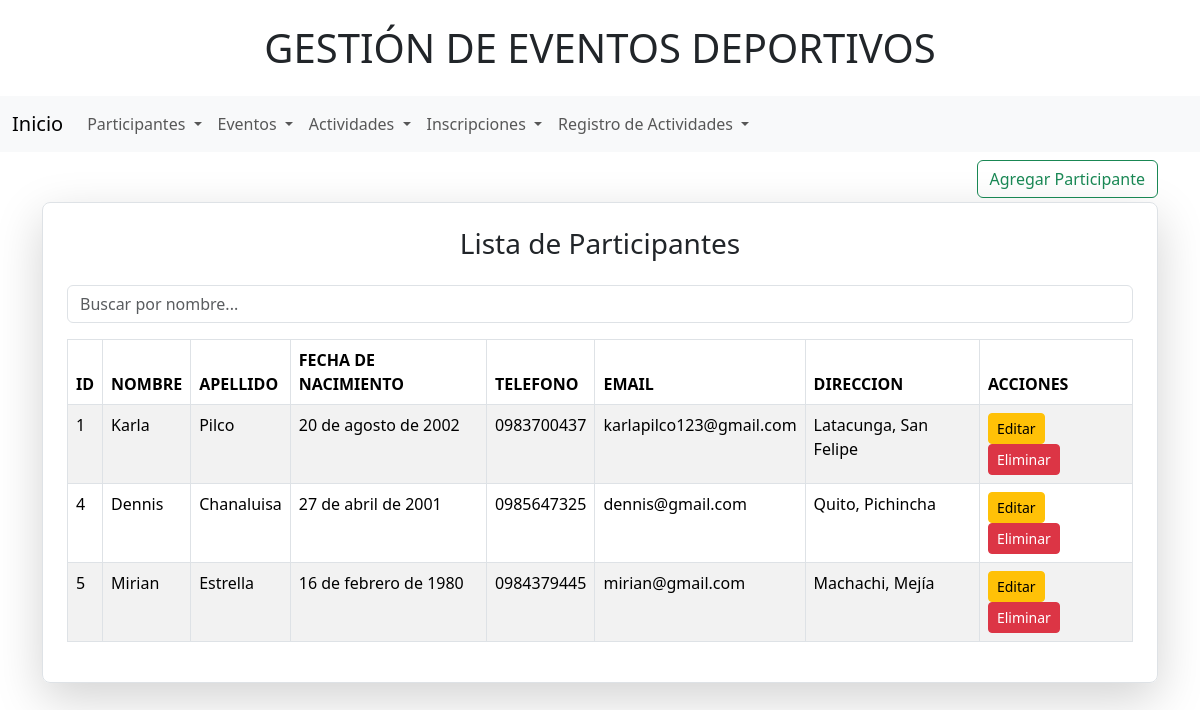
/listadoParticipantes/, run on the app's committed database.
### Aplicaciones/Gestiones/models.py (models this page shows, shortened)
class Participante(models.Model):
    id = models.AutoField(primary_key=True)
    nombre = models.CharField(max_length=100)
    apellido = models.CharField(max_length=100)
    email = models.EmailField(unique=True)
    telefono = models.CharField(max_length=15, blank=True, null=True)
    fecha_nacimiento = models.DateField(blank=True, null=True)
    direccion = models.TextField(blank=True, null=True)

### Aplicaciones/Gestiones/views.py (the view)
# urls.py: path('listadoParticipantes/', views.listadoParticipantes),  # Página con el listado de participantes
def listadoParticipantes(request):
    participantes = Participante.objects.all()
    return render(request, 'listadoParticipantes.html', {'participantes': participantes})

### Aplicaciones/Gestiones/templates/listadoParticipantes.html (shortened to what this page needs)
{% extends "./plantilla.html" %}
{% block contenido %}
<div class="container mt-2">
    <div class="card-body text-end">
        <a href="/nuevoParticipante/" class="btn btn-outline-success mb-1">Agregar Participante</a>
    </div>
    <div class="border p-4 rounded-3 shadow-lg">
        <h3 class="mb-4 text-center">Lista de Participantes</h3>
        <div class="mb-3">
            <input type="text" id="searchInput" class="form-control" placeholder="Buscar por nombre..." onkeyup="filterTable()">
        </div>
        <table class="table table-bordered table-striped table-hover" id="participantsTable">
            <thead>
                <tr>
                    <th>ID</th>
                    <th>NOMBRE</th>
                    <th>APELLIDO</th>
                    <th>FECHA DE NACIMIENTO</th>
                    <th>TELEFONO</th>
                    <th>EMAIL</th>
                    <th>DIRECCION</th>
                    <th>ACCIONES</th>
                </tr>
            </thead>
            <tbody>
                {% for participante in participantes %}
                    <tr>
                        <td>{{ participante.id }}</td>
                        <td>{{ participante.nombre }}</td>
                        <td>{{ participante.apellido }}</td>
                        <td>{{ participante.fecha_nacimiento }}</td>
                        <td>{{ participante.telefono }}</td>
                        <td>{{ participante.email }}</td>
                        <td>{{ participante.direccion }}</td>
                        <td>
                            <a href="/editarParticipante/{{ participante.id }}" class="btn btn-warning btn-sm me-2">Editar</a>
                            <a href="/eliminarParticipante/{{ participante.id }}" class="btn btn-danger btn-sm">Eliminar</a>
                        </td>
                    </tr>
                {% endfor %}
            </tbody>
        </table>
    </div>
</div>
{% endblock %}

### data on the page
Participante: id "1", nombre "Karla", apellido "Pilco", fecha_nacimiento "20 de agosto de 2002", telefono "0983700437", email "karlapilco123@gmail.com", direccion "Latacunga, San Felipe"
Participante: id "4", nombre "Dennis", apellido "Chanaluisa", fecha_nacimiento "27 de abril de 2001", telefono "0985647325", email "dennis@gmail.com", direccion "Quito, Pichincha"
Participante: id "5", nombre "Mirian", apellido "Estrella", fecha_nacimiento "16 de febrero de 1980", telefono "0984379445", email "mirian@gmail.com", direccion "Machachi, Mejía"
